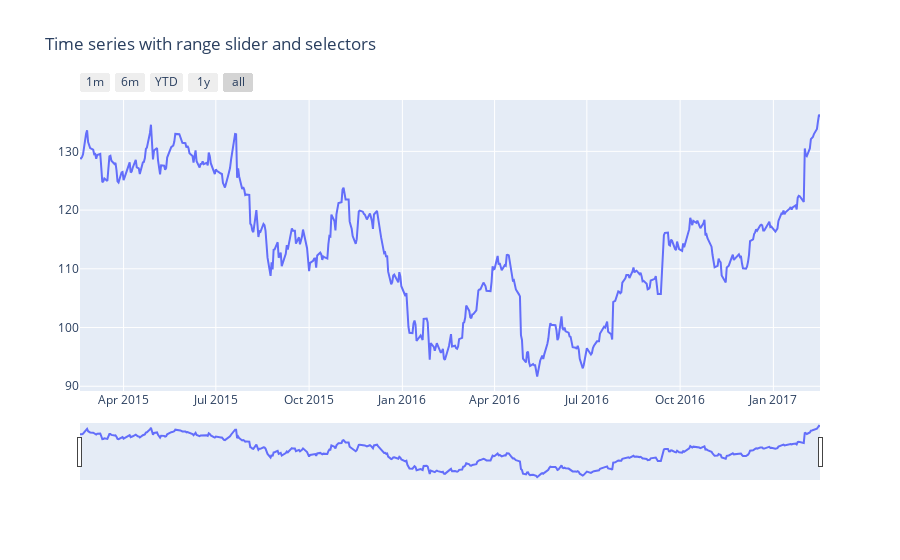

The notebook cell this image was saved under:
### Code cell
# Load data
df = pd.read_csv(
    "https://raw.githubusercontent.com/plotly/datasets/master/finance-charts-apple.csv")
df.columns = [col.replace("AAPL.", "") for col in df.columns]

# Create figure
fig = go.Figure()

fig.add_trace(
    go.Scatter(x=list(df.Date), y=list(df.High)))

# Set title
fig.update_layout(
    title_text="Time series with range slider and selectors"
)

# Add range slider
fig.update_layout(
    xaxis=dict(
        rangeselector=dict(
            buttons=list([
                dict(count=1,
                     label="1m",
                     step="month",
                     stepmode="backward"),
                dict(count=6,
                     label="6m",
                     step="month",
                     stepmode="backward"),
                dict(count=1,
                     label="YTD",
                     step="year",
                     stepmode="todate"),
                dict(count=1,
                     label="1y",
                     step="year",
                     stepmode="backward"),
                dict(step="all")
            ])
        ),
        rangeslider=dict(
            visible=True
        ),
        type="date"
    )
)

fig.show()

### Figure 1 — Plotly figure (JSON) as saved in the notebook; plotly's stock layout.template omitted (floating-point values rounded to 4 significant figures; data arrays with more than 128 entries replaced by an {"elided": "..."} marker saying what was removed)
{"data": [{"type": "scatter", "x": {"elided": "506 str values"}, "y": {"elided": "506 float values"}}], "layout": {"title": {"text": "Time series with range slider and selectors"}, "xaxis": {"rangeselector": {"buttons": [{"count": 1, "label": "1m", "step": "month", "stepmode": "backward"}, {"count": 6, "label": "6m", "step": "month", "stepmode": "backward"}, {"count": 1, "label": "YTD", "step": "year", "stepmode": "todate"}, {"count": 1, "label": "1y", "step": "year", "stepmode": "backward"}, {"step": "all"}]}, "rangeslider": {"visible": true}, "type": "date"}}}
